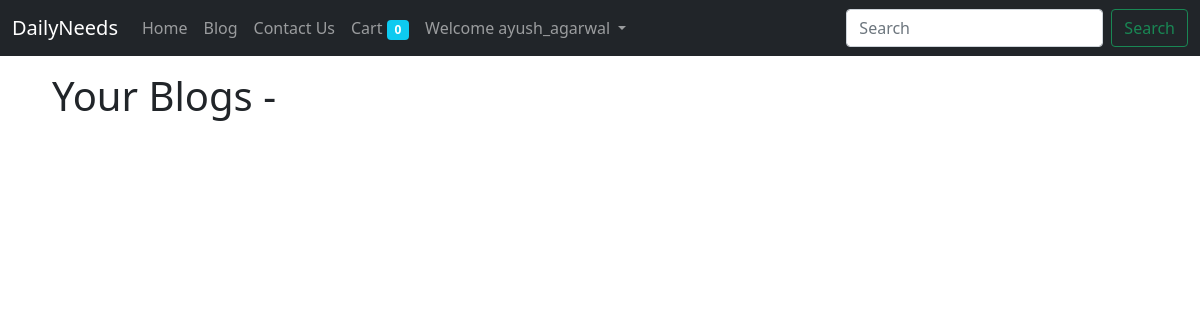
The page /blog/allposts (signed in) on the database as committed earlier.
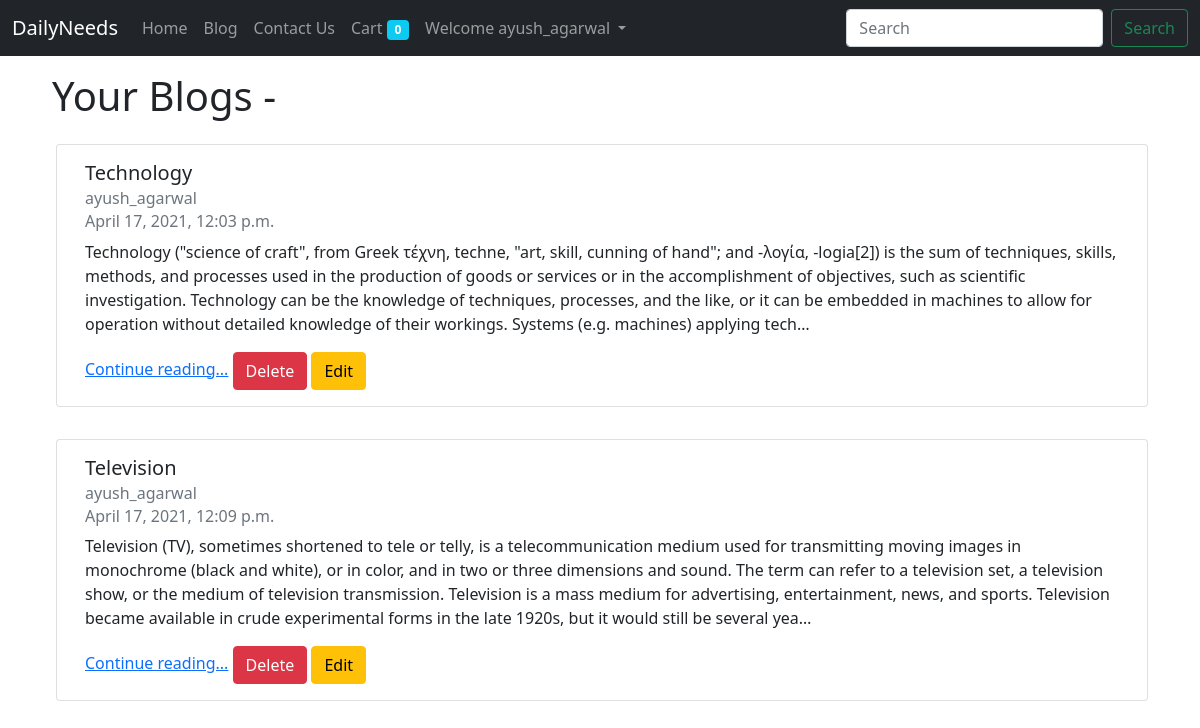
The same page on the database as committed later.
### blog/models.py (models this page shows, shortened)
class Post(models.Model):
    title = models.CharField(max_length=1000)
    author = models.ForeignKey(User, on_delete=models.CASCADE)
    content = models.TextField()
    slug = models.SlugField(max_length=1000, unique=True, blank=True)
    timestamp = models.DateTimeField(default=now)

### blog/views.py (the view)
# urls.py: path('allposts',views.allposts,name='allposts'),
@login_required
def allposts(request):
    post_user=Post.objects.filter(author=request.user)
    return render(request,'blog/allPosts.html',{'post_user':post_user})

### home/templates/blog/allPosts.html (shortened to what this page needs)
{% extends 'home/index.html' %}
{% block main %}
<div class="row m-3 container">
    <h1>Your Blogs -</h1>
{% for eachpost in post_user %}
<div class="card m-3" style="width: 100%;">
    <div class="card-body">
      <h5 class="card-title">{{eachpost.title}}</h5>
      <h6 class="card-subtitle mb-2 text-muted">{{eachpost.author}}</h6>
      <h6 class="card-subtitle mb-2 text-muted">{{eachpost.timestamp}}</h6>
      <p class="card-text">{{eachpost.content|truncatechars:500}}</p>
      <a href="/blog/{{eachpost.slug}}" class="card-link">Continue reading...</a>
      <button type="button" class="btn btn-danger" data-bs-toggle="modal" data-bs-target="#exampleModal">
  Delete
</button>
      <a href="/blog/edit/{{eachpost.id}}" class="btn btn-warning">Edit</a>
    </div>
  </div>
{% endfor %}
</div>
{% endblock main %}

Rows that differ between the two databases and show on the page:
added Post: title "Technology", author "ayush_agarwal", timestamp "April 17, 2021, 12:03 p.m.", content "Technology (\"science of craft\", from Greek τέχνη, techne, \"art, skill, cunning of hand\"; and -λογία, -logia[2]) is the sum of techniques, skills, methods, and processes used in the production of goods or services or in the accomplishment of objectives, such as scientific investigation. Technology can be the knowledge of techniques, processes, and the like, or it can be embedded in machines to allow for operation without detailed knowledge of their workings. Systems (e.g. machines) applying tech…"
added Post: title "Television", author "ayush_agarwal", timestamp "April 17, 2021, 12:09 p.m.", content "Television (TV), sometimes shortened to tele or telly, is a telecommunication medium used for transmitting moving images in monochrome (black and white), or in color, and in two or three dimensions and sound. The term can refer to a television set, a television show, or the medium of television transmission. Television is a mass medium for advertising, entertainment, news, and sports. Television became available in crude experimental forms in the late 1920s, but it would still be several yea…"
